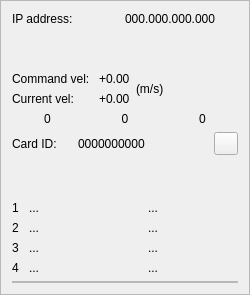
          <widget class="QFrame" name="frame_3">
           <property name="minimumSize">
            <size>
             <width>250</width>
             <height>0</height>
            </size>
           </property>
           <property name="maximumSize">
            <size>
             <width>250</width>
             <height>16777215</height>
            </size>
           </property>
           <property name="frameShape">
            <enum>QFrame::StyledPanel</enum>
           </property>
           <property name="frameShadow">
            <enum>QFrame::Raised</enum>
           </property>
           <layout class="QVBoxLayout" name="verticalLayout_8">
            <item>
             <layout class="QHBoxLayout" name="horizontalLayout_12">
              <property name="spacing">
               <number>0</number>
              </property>
              <property name="sizeConstraint">
               <enum>QLayout::SetDefaultConstraint</enum>
              </property>
              <item>
               <widget class="QLabel" name="label_22">
                <property name="text">
                 <string>IP address: </string>
                </property>
               </widget>
              </item>
              <item>
               <widget class="QLabel" name="labelIP">
                <property name="text">
                 <string>000.000.000.000</string>
                </property>
               </widget>
              </item>
             </layout>
            </item>
            <item>
             <spacer name="verticalSpacer_3">
              <property name="orientation">
               <enum>Qt::Vertical</enum>
              </property>
              <property name="sizeHint" stdset="0">
               <size>
                <width>20</width>
                <height>40</height>
               </size>
              </property>
             </spacer>
            </item>
            <item>
             <layout class="QFormLayout" name="formLayout_3">
              <item row="0" column="0">
               <layout class="QFormLayout" name="formLayout">
                <item row="1" column="0">
                 <widget class="QLabel" name="label_6">
                  <property name="maximumSize">
                   <size>
                    <width>16777215</width>
                    <height>16777215</height>
                   </size>
                  </property>
                  <property name="text">
                   <string>Current vel: </string>
                  </property>
                 </widget>
                </item>
                <item row="1" column="1">
                 <widget class="QLabel" name="labelCurrentVel">
                  <property name="maximumSize">
                   <size>
                    <width>40</width>
                    <height>16777215</height>
                   </size>
                  </property>
                  <property name="text">
                   <string>+0.00</string>
                  </property>
                 </widget>
                </item>
                <item row="0" column="0">
                 <widget class="QLabel" name="label_11">
                  <property name="text">
                   <string>Command vel: </string>
                  </property>
                 </widget>
                </item>
                <item row="0" column="1">
                 <widget class="QLabel" name="labelCmdVel">
                  <property name="text">
                   <string>+0.00</string>
                  </property>
                 </widget>
                </item>
               </layout>
              </item>
              <item row="0" column="1">
               <widget class="QLabel" name="label_15">
                <property name="maximumSize">
                 <size>
                  <width>16777215</width>
                  <height>16777215</height>
                 </size>
                </property>
                <property name="text">
                 <string>&lt;html&gt;&lt;head/&gt;&lt;body&gt;&lt;p&gt;(m/s)&lt;/p&gt;&lt;/body&gt;&lt;/html&gt;</string>
                </property>
               </widget>
              </item>
             </layout>
            </item>
            <item>
             <layout class="QHBoxLayout" name="horizontalLayout_11">
              <item>
               <widget class="QLabel" name="labelLeftVel">
                <property name="text">
                 <string>0</string>
                </property>
                <property name="alignment">
                 <set>Qt::AlignCenter</set>
                </property>
               </widget>
              </item>
              <item>
               <widget class="QLabel" name="labelBaseVel">
                <property name="text">
                 <string>0</string>
                </property>
                <property name="alignment">
                 <set>Qt::AlignCenter</set>
                </property>
               </widget>
              </item>
              <item>
               <widget class="QLabel" name="labelRightVel">
                <property name="text">
                 <string>0</string>
                </property>
                <property name="alignment">
                 <set>Qt::AlignCenter</set>
                </property>
               </widget>
              </item>
             </layout>
            </item>
            <item>
             <layout class="QHBoxLayout" name="horizontalLayout_8">
              <item>
               <widget class="QLabel" name="label">
                <property name="maximumSize">
                 <size>
                  <width>60</width>
                  <height>16777215</height>
                 </size>
                </property>
                <property name="text">
                 <string>Card ID:</string>
                </property>
               </widget>
              </item>
              <item>
               <widget class="QLabel" name="labelCardId">
                <property name="text">
                 <string>0000000000</string>
                </property>
               </widget>
              </item>
              <item>
               <widget class="QToolButton" name="btnReloadCard">
                <property name="text">
                 <string/>
                </property>
                <property name="icon">
                 <iconset>
                  <normaloff>reload.png</normaloff>reload.png</iconset>
                </property>
               </widget>
              </item>
             </layout>
            </item>
            <item>
             <spacer name="verticalSpacer_6">
              <property name="orientation">
               <enum>Qt::Vertical</enum>
              </property>
              <property name="sizeHint" stdset="0">
               <size>
                <width>20</width>
                <height>40</height>
               </size>
              </property>
             </spacer>
            </item>
            <item>
             <layout class="QGridLayout" name="gridLayout_2" columnstretch="1,10,8">
              <item row="3" column="0">
               <widget class="QLabel" name="label_2">
                <property name="text">
                 <string>4</string>
                </property>
               </widget>
              </item>
              <item row="1" column="1">
               <widget class="QLabel" name="labelFunc2">
                <property name="text">
                 <string>...</string>
                </property>
               </widget>
              </item>
              <item row="0" column="0">
               <widget class="QLabel" name="label_16">
                <property name="text">
                 <string>1</string>
                </property>
               </widget>
              </item>
              <item row="2" column="0">
               <widget class="QLabel" name="label_26">
                <property name="text">
                 <string>3</string>
                </property>
               </widget>
              </item>
              <item row="1" column="0">
               <widget class="QLabel" name="label_21">
                <property name="text">
                 <string>2</string>
                </property>
               </widget>
              </item>
              <item row="1" column="2">
               <widget class="QLabel" name="labelPar2">
                <property name="text">
                 <string>...</string>
                </property>
               </widget>
              </item>
              <item row="0" column="1">
               <widget class="QLabel" name="labelFunc1">
                <property name="text">
                 <string>...</string>
                </property>
               </widget>
              </item>
              <item row="0" column="2">
               <widget class="QLabel" name="labelPar1">
                <property name="text">
                 <string>...</string>
                </property>
               </widget>
              </item>
              <item row="2" column="1">
               <widget class="QLabel" name="labelFunc3">
                <property name="text">
                 <string>...</string>
                </property>
               </widget>
              </item>
              <item row="2" column="2">
               <widget class="QLabel" name="labelPar3">
                <property name="text">
                 <string>...</string>
                </property>
               </widget>
              </item>
              <item row="3" column="1">
               <widget class="QLabel" name="labelFunc4">
                <property name="text">
                 <string>...</string>
                </property>
               </widget>
              </item>
              <item row="3" column="2">
               <widget class="QLabel" name="labelPar4">
                <property name="text">
                 <string>...</string>
                </property>
               </widget>
              </item>
             </layout>
            </item>
            <item>
             <widget class="QFrame" name="frame_7">
              <property name="frameShape">
               <enum>QFrame::StyledPanel</enum>
              </property>
              <property name="frameShadow">
               <enum>QFrame::Raised</enum>
              </property>
              <layout class="QVBoxLayout" name="verticalLayout_3">
               <property name="leftMargin">
                <number>0</number>
               </property>
               <property name="topMargin">
                <number>0</number>
               </property>
               <property name="rightMargin">
                <number>0</number>
               </property>
               <property name="bottomMargin">
                <number>0</number>
               </property>
              </layout>
             </widget>
            </item>
           </layout>
          </widget>
